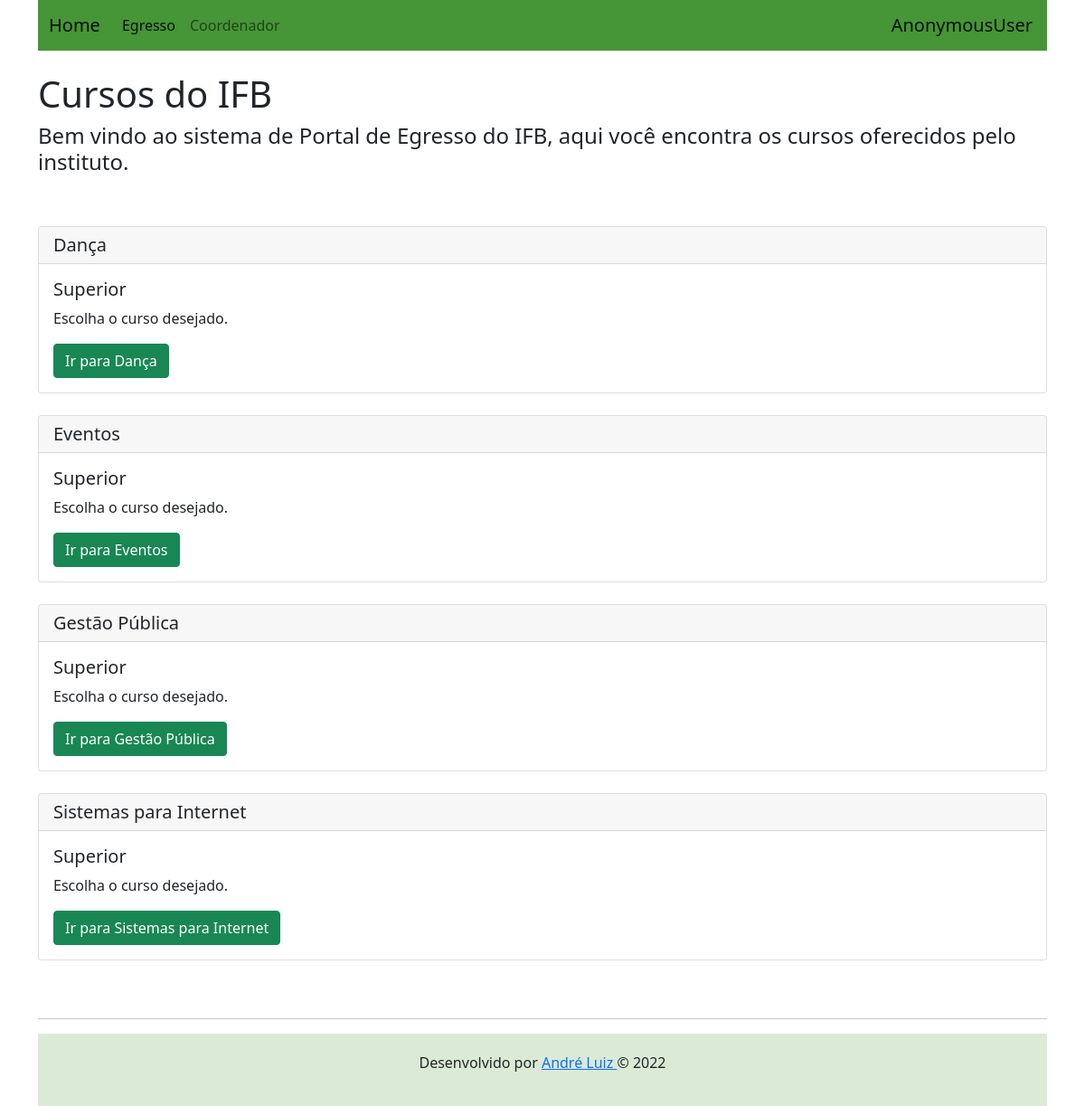
The app's page /cursoselect/Superior with its own data.
### cadastros/models.py (models this page shows, shortened)
class Curso(models.Model):
    NIVEL_CHOICES = (
        ('Superior', 'Superior (Bacharelado / Licenciatura)'),
        ('Superior', 'Superior (Tecnologia)'),
        ('Tecnico', 'Técnico (Integrado)'),
        ('Tecnico', 'Técnico(Subsequente)'),
    )
    nome = models.CharField(max_length=255, null=False)
    nivel = models.CharField(max_length=255, verbose_name='nível', choices=NIVEL_CHOICES, null=False)
    campus = models.CharField(max_length=255, null=False)

### paginas/views.py (the view)
# urls.py: path('cursoselect/<str:curso_id>', views.listacursosview, name='curso_select'),
def listacursosview(request, curso_id):
    indexcursos = Curso.objects.filter(nivel=curso_id)
    return render(request, 'listacursos.html', { "indexcursos" : indexcursos})

### paginas/templates/listacursos.html
{% extends "base.html" %}
{% block body %}
<div class="col-lg-12">
    <h1>Cursos do IFB</h1>
    <h4>Bem vindo ao sistema de Portal de Egresso do IFB, aqui você encontra os cursos oferecidos pelo instituto.</h4>
    <br>
    <br>
    {% if indexcursos %}
        {% for indexcurso in indexcursos %}
        <div class="card">
            <h5 class="card-header">{{indexcurso.nome}}</h5>
            <div class="card-body">
              <h5 class="card-title">{{indexcurso.nivel}}</h5>
              <p class="card-text">Escolha o curso desejado.</p>
              <a href="{% url 'turma_select' indexcurso.id %}" class="btn btn-success">Ir para {{indexcurso.nome}}</a>
            </div>
        </div>
        <br>
        {% endfor %}
    {% else %}
        <p>Nunhum Curso cadastrado</p>
    {% endif %}
</div>
{% endblock %}

### records on screen
Curso: nome "Dança", nivel "Superior"
Curso: nome "Eventos", nivel "Superior"
Curso: nome "Gestão Pública", nivel "Superior"
Curso: nome "Sistemas para Internet", nivel "Superior"

### other values on screen
{{ request.user }} "AnonymousUser"
